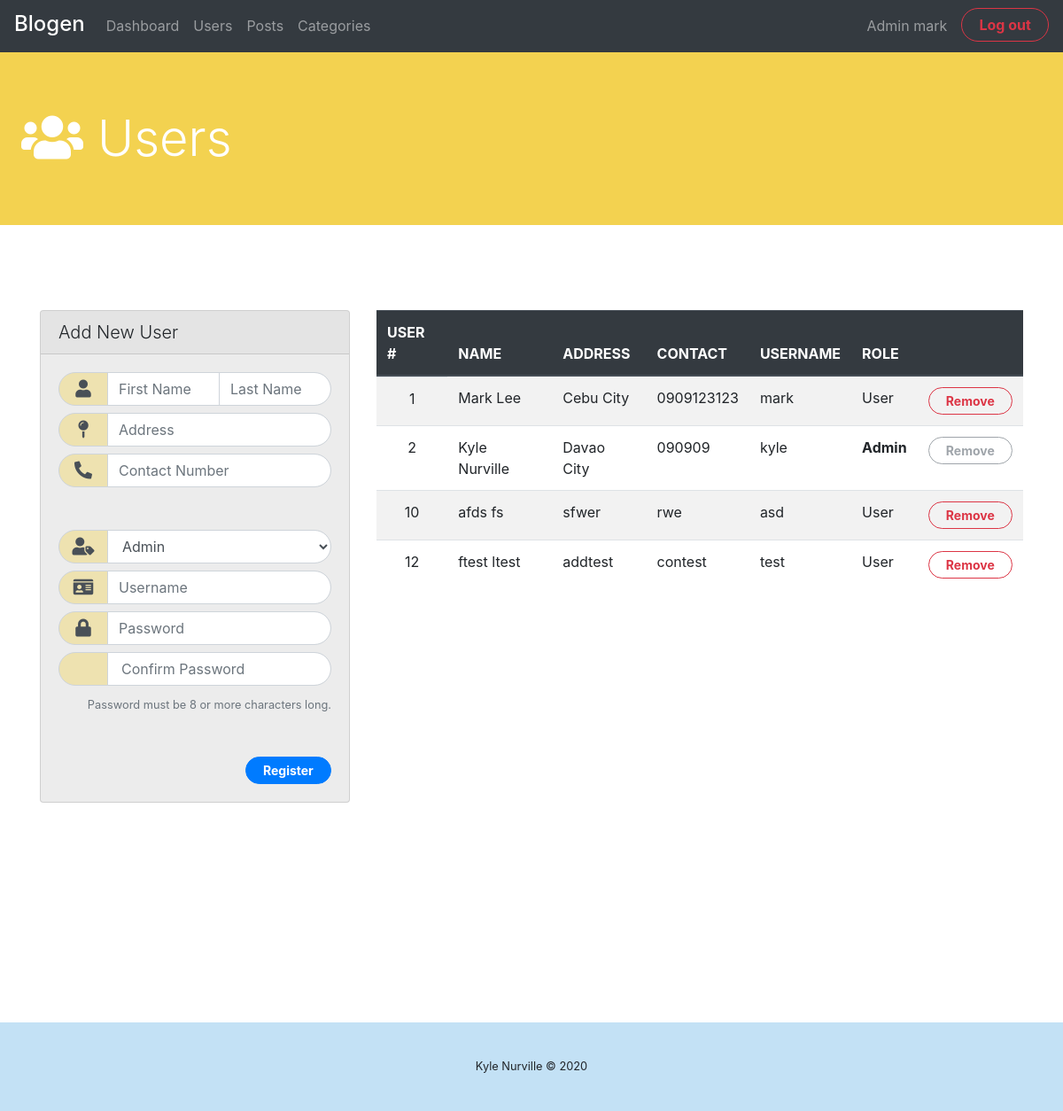
The app's page /users.php (signed in) with its own data.
### tables this page shows
CREATE TABLE `users` (
  `id` int(11) NOT NULL,
  `first_name` varchar(100) NOT NULL,
  `last_name` varchar(100) NOT NULL,
  `address` varchar(255) NOT NULL,
  `contact_number` varchar(100) NOT NULL,
  `avatar` varchar(100) DEFAULT NULL,
  `bio` text DEFAULT NULL,
  `account_id` int(11) NOT NULL
);

CREATE TABLE `accounts` (
  `id` int(11) NOT NULL,
  `username` varchar(15) NOT NULL,
  `password` varchar(100) NOT NULL,
  `role` varchar(1) NOT NULL DEFAULT 'U'
);

### users.php (the view, shortened to what this page needs)
<?php
function getUsers()
{
   $sql = "SELECT users.id AS id, users.first_name AS first_name, users.last_name AS last_name, users.address AS `address`, users.contact_number AS contact, accounts.username AS username, accounts.role AS `role`
   FROM users
   INNER JOIN accounts
   ON accounts.id = users.account_id";
   $conn = connection();
   if ($result = $conn->query($sql)) {
      return $result;
   } else {
      die("Error retrieving users: " . $conn->error);
   }
}
?>
<!DOCTYPE html>
<html lang="en">
<head>
   <link rel="stylesheet" href="https://cdnjs.cloudflare.com/ajax/libs/font-awesome/5.13.1/css/all.min.css">
   <link rel="stylesheet" href="main.css">
</head>
<body>
   <?php include "adminMenu.php" ?>
   <header class="jumbotron jumbotron-fluid bg-yellow">
      <h2 class="display-4 text-white ml-4"><i class="fas fa-users pr-3"></i>Users</h2>
   </header>
   <main>
      <div class="container mt-6">
         <div class="row">
            <div class="col-xl-4 col-lg-10 mx-auto">
               <form action="" method="post">
                  <div class="card mb-5 bg-light">
                     <div class="card-header">
                        <h3 class="lead m-0">Add New User</h3>
                     </div>
                     <div class="card-body">
                        <div class="input-group mb-2">
                           <div class="input-group-prepend">
                              <div class="input-group-text bg-lyellow"><i class="fas fa-user"></i></div>
                           </div>
                           <input type="text" name="firstName" class="form-control" placeholder="First Name" required autofocus>
                           <input type="text" name="lastName" class="form-control" placeholder="Last Name" required>
                        </div>
                        <div class="input-group mb-2">
                           <div class="input-group-prepend">
                              <div class="input-group-text bg-lyellow"><i class="fas fa-map-pin"></i></div>
                           </div>
                           <input type="text" name="address" class="form-control" placeholder="Address" required>
                        </div>
                        <div class="input-group mb-5">
                           <div class="input-group-prepend">
                              <div class="input-group-text bg-lyellow"><i class="fas fa-phone-alt"></i></div>
                           </div>
                           <input type="text" name="contact" class="form-control" placeholder="Contact Number" required>
                        </div>
                        <div class="input-group mb-2">
                           <div class="input-group-prepend">
                              <div class="input-group-text bg-lyellow"><i class="fas fa-user-tag"></i></div>
                           </div>
                           <select name="role" class="form-control">
                              <option value="A">Admin</option>
                           </select>
                        </div>
                        <div class="input-group mb-2">
                           <div class="input-group-prepend">
                              <div class="input-group-text bg-lyellow"><i class="fas fa-id-card"></i></div>
                           </div>
                           <input type="text" name="username" class="form-control" placeholder="Username" maxlength="15" required>
                        </div>
                        <div class="input-group mb-2">
                           <div class="input-group-prepend">
                              <div class="input-group-text bg-lyellow"><i class="fas fa-lock"></i></div>
                           </div>
                           <input type="password" name="passw" class="form-control" placeholder="Password" minlength="8" required>
                        </div>
                        <div class="input-group mb-2">
                           <div class="input-group-prepend">
                              <div class="input-group-text bg-lyellow"></div>
                           </div>
                           <input type="password" name="confirmPassw" class="form-control col" placeholder="Confirm Password" minlength="8">
                        </div>
                        <p class="text-muted text-right"><small>Password must be 8 or more characters long.</small></p>
                        <div class="mt-5">
                           <button name="btnAddUser" class="btn btn-primary btn-sm float-right">Register</button>
                        </div>
                     </div>
                  </div>
               </form>
            </div>
            <div class="col-xl-8 col-lg-12">
               <table class="table table-striped table-hover">
                  <thead class="thead-dark">
                     <tr>
                        <th class="d-none d-sm-table-cell">USER #</th>
                        <th class="d-none d-sm-table-cell">NAME</th>
                        <th class="d-none d-sm-table-cell">ADDRESS</th>
                        <th class="d-none d-sm-table-cell">CONTACT</th>
                        <th>USERNAME</th>
                        <th>ROLE</th>
                        <th></th>
                     </tr>
                  </thead>
                  <tbody>
                     <?php
                     $result = getUsers();
                     while ($row = $result->fetch_assoc()) {
                     ?>
                        <tr>
                           <td class="text-center d-none d-sm-block"><?= $row['id'] ?></td>
                           <td class="d-none d-sm-table-cell"><?= $row['first_name'] . " " . $row['last_name'] ?></td>
                           <td class="d-none d-sm-table-cell"><?= $row['address'] ?></td>
                           <td class="d-none d-sm-table-cell"><?= $row['contact'] ?></td>
                           <td><?= $row['username'] ?></td>
                           <td>
                              <?php
                              if ($row['role'] == "A") echo "<span class='font-weight-bold'>Admin</span>";
                              else echo "User";
                              ?>
                           </td>
                           <?php
                           if ($row['role'] == "U") {
                           ?>
                              <td>
                                 <a href="#" class="btn btn-outline-danger btn-sm">Remove</a>
                              </td>
                           <?php } else { ?>
                              <td>
                                 <a href="#" class="btn btn-outline-secondary btn-sm disabled">Remove</a>
                              </td>
                           <?php } ?>
                        </tr>
                     <?php
                     }
                     ?>
                  </tbody>
               </table>
            </div>
         </div>
      </div>
   </main>
   <footer class="bg-lblue text-center w-100" style="margin-top: 200px;">
      <small style="line-height:100px;">Kyle Nurville &copy; 2020</small>
   </footer>
</body>
</html>

### records on screen
users: id "1", first_name "Mark", last_name "Lee", address "Cebu City", contact_number "0909123123", account.username "mark", shows "User", shows "Remove"
users: id "2", first_name "Kyle", last_name "Nurville", address "Davao City", contact_number "090909", account.username "kyle", shows "Admin", shows "Remove"
users: id "10", first_name "afds", last_name "fs", address "sfwer", contact_number "rwe", account.username "asd", shows "User", shows "Remove"
users: id "12", first_name "ftest", last_name "ltest", address "addtest", contact_number "contest", account.username "test", shows "User", shows "Remove"

### other values on screen
$_SESSION['username'] "mark"
